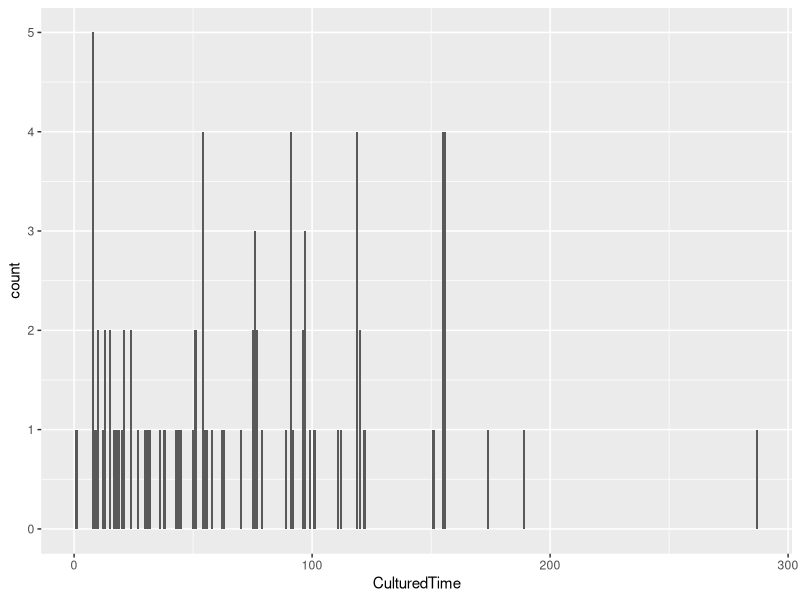
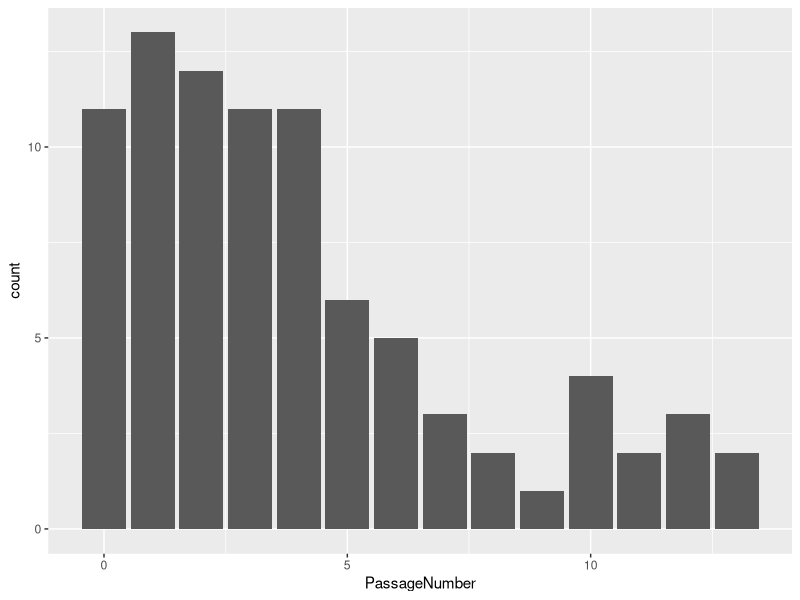
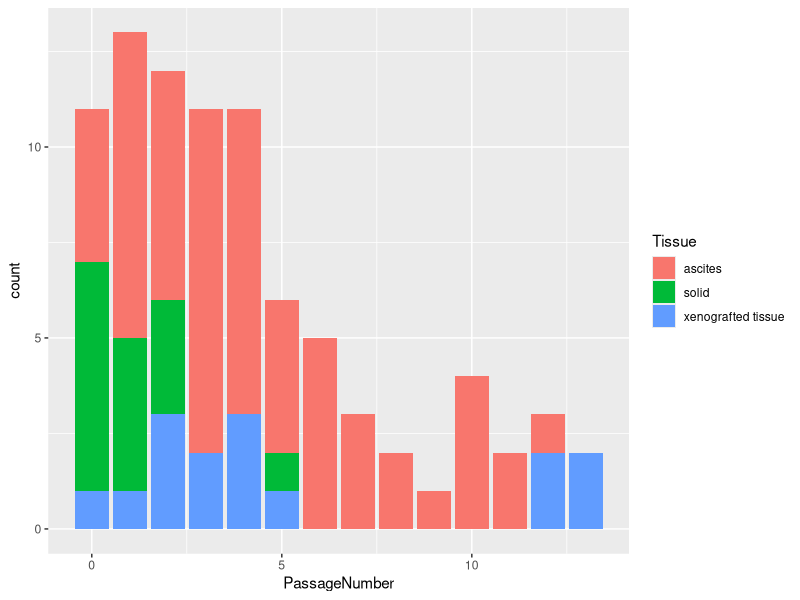
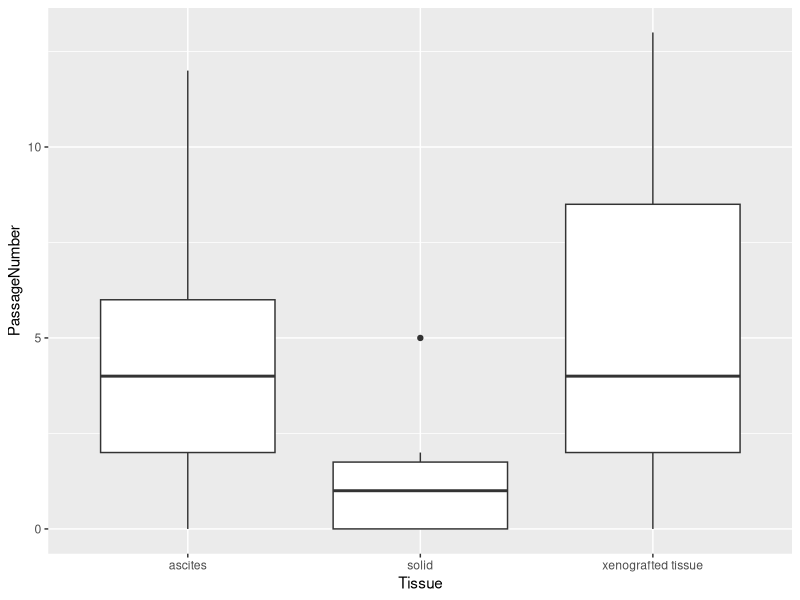

Reproduce these figures in R, in order. (Note: this script raises an error after producing the figures.)
## ---- chunk 1
library(tidyverse)
library(survival)
library(survminer)
library(readxl)
## ---- chunk 2

OrganoidTODO <- read_excel("../data/OrganoidCulturesSurvival_091117OR.xlsx")
# View(OrganoidTODO)
ggplot(data = OrganoidTODO) + 
  geom_bar(mapping = aes(x = CulturedTime))
ggplot(data = OrganoidTODO) + 
  geom_bar(mapping = aes(x = PassageNumber))

## ---- chunk 3
as_tibble(OrganoidTODO)



## ---- chunk 4
ggplot(data = OrganoidTODO) +
  geom_bar(mapping = aes(x = PassageNumber, fill = Tissue))
## ---- chunk 5
ggplot(data = OrganoidTODO, mapping = aes(x = Tissue, y = PassageNumber)) +     geom_boxplot()
## ---- chunk 6
survfit(formula=Surv(CulturedTime, Death==1)~1, data=OrganoidTODO)
## ---- chunk 7
km.as.one <- survfit(formula=Surv(CulturedTime, Death==1) ~ 1, data = OrganoidTODO, conf.type = "log-log")
ggsurvplot(km.as.one, conf=TRUE, risk.table = TRUE, risk.table.height = 0.3)
## ---- chunk 8
 km.as.one <- survfit(formula=Surv(CulturedTime, Death==1) ~Tissue, data = OrganoidTODO, conf.type = "log-log")
ggsurvplot(km.as.one, conf=TRUE, risk.table = TRUE, risk.table.height = 0.3)

## ---- chunk 9

#Based on different media types

mediasurv <- survfit(formula=Surv(CulturedTime, Death==1) ~Media, data = OrganoidTODO, conf.type = "log-log")
ggsurvplot(mediasurv, conf=TRUE, risk.table = TRUE, risk.table.height = 0.3)

## ---- chunk 10
survivalFTm<-subset(OrganoidTODO, Media =="fallopian_tube")
mediasurvFT <- survfit(formula=Surv(CulturedTime, Death==1) ~ Tissue, data = survivalFTm, conf.type = "log-log")
ggsurvplot(mediasurvFT, conf=TRUE, risk.table = TRUE, risk.table.height = 0.3)
## ---- chunk 11
survivalCleversOvCam<-subset(OrganoidTODO, Media =="Clevers-OvCa")
mediasurvCle <- survfit(formula=Surv(CulturedTime, Death==1) ~ Tissue, data = survivalCleversOvCam, conf.type = "log-log")
ggsurvplot(mediasurvCle, conf=TRUE, risk.table = TRUE, risk.table.height = 0.3)
## ---- chunk 12
 km.as.one <- survfit(formula=Surv(CulturedTime, Death==1) ~From, data = OrganoidTODO, conf.type = "log-log")
ggsurvplot(km.as.one, conf=TRUE, risk.table = TRUE, risk.table.height = 0.3)
